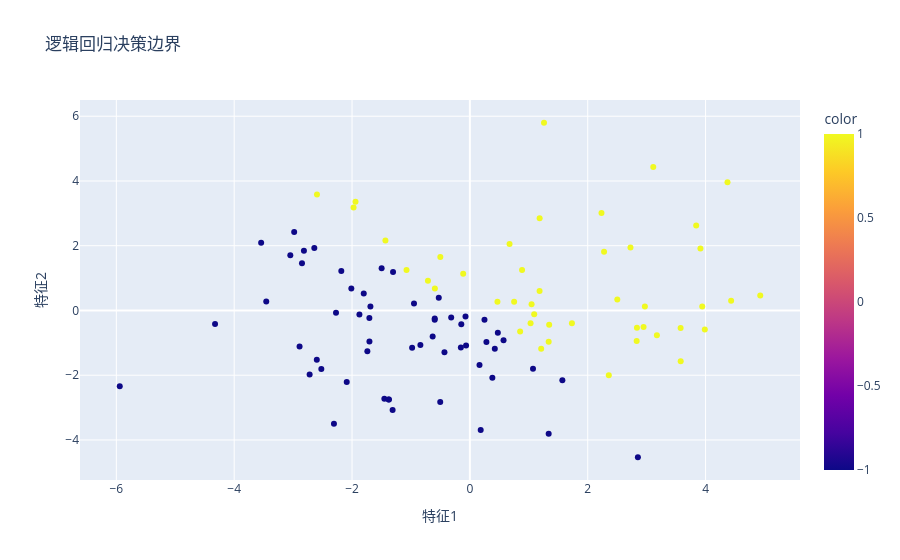

The notebook cell this image was saved under:
### Code cell
# 创建网格点
x_min, x_max = X[:, 0].min() - 1, X[:, 0].max() + 1 
y_min, y_max = X[:, 1].min() - 1, X[:, 1].max() + 1
xx, yy = np.meshgrid(np.linspace(x_min, x_max, 50),
                     np.linspace(y_min, y_max, 50))

# 预测
Z = predict_logistic(np.c_[xx.ravel(), yy.ravel()], weights, bias)
Z = Z.reshape(xx.shape)

# 绘图
px.scatter(x=X[:, 0], y=X[:, 1], color=y, 
          title='逻辑回归决策边界',
          labels={'x':'特征1', 'y':'特征2'}).show()

### Figure 1 — Plotly figure (JSON) as saved in the notebook; plotly's stock layout.template omitted (floating-point values rounded to 4 significant figures)
{"data": [{"hovertemplate": "特征1=%{x}<br>特征2=%{y}<br>color=%{marker.color}<extra></extra>", "legendgroup": "", "marker": {"color": [1, 1, -1, -1, -1, 1, 1, -1, -1, -1, -1, 1, 1, 1, -1, -1, -1, 1, -1, 1, 1, -1, -1, 1, -1, 1, 1, -1, -1, 1, -1, 1, 1, -1, 1, -1, -1, -1, 1, -1, 1, 1, -1, -1, -1, -1, -1, -1, 1, -1, 1, 1, -1, 1, -1, 1, 1, -1, -1, -1, -1, -1, -1, -1, 1, 1, -1, 1, 1, -1, 1, 1, -1, -1, -1, -1, -1, -1, -1, -1, 1, -1, -1, -1, 1, 1, 1, 1, -1, -1, 1, 1, 1, 1, -1, 1, -1, 1, -1, 1], "coloraxis": "coloraxis", "symbol": "circle"}, "mode": "markers", "name": "", "orientation": "v", "showlegend": false, "type": "scatter", "x": [3.174, -1.075, -4.325, -1.312, -5.942, 1.346, 3.578, 1.57, -0.06507, -1.452, -1.304, 3.112, 0.8857, 1.337, -1.688, -0.1533, -0.5278, 0.7509, -0.9486, 0.8525, 3.987, -0.4314, 0.1632, 1.21, -3.542, 1.732, 0.673, -1.706, -0.5034, 1.183, -2.64, 2.835, -0.1136, -0.6317, 2.277, -2.982, -2.307, -1.374, 2.948, -0.1458, 2.83, -2.595, -0.5971, -0.07438, 2.851, -2.09, -2.817, -1.74, 2.97, -1.705, 0.4677, 4.372, 0.3814, -1.974, -1.379, 2.725, 1.03, -1.875, -0.3172, -2.182, 0.423, -3.456, 0.2805, 0.4743, -1.433, -0.7118, -1.801, 4.928, 1.047, -1.498, 2.358, -0.5015, -2.521, -2.85, -0.8399, -2.012, -0.9803, 0.5712, 0.2477, -2.598, 1.184, 1.071, -0.5967, -3.047, -1.941, 3.944, 4.434, 2.234, -2.272, 0.1837, 2.502, -0.5942, 1.092, 3.841, -2.89, 3.576, 1.337, 3.912, -2.72, 1.258], "xaxis": "x", "y": [-0.7621, 1.247, -0.4212, -3.072, -2.338, -0.4409, -1.57, -2.157, -1.085, -2.728, 1.188, 4.434, 1.247, -0.9679, 0.1236, -1.146, 0.3947, 0.2655, 0.2163, -0.6478, -0.5849, -1.291, -1.685, -1.182, 2.094, -0.3927, 2.056, -0.2292, -2.824, 0.6033, 1.93, -0.5363, 1.137, -0.806, 1.81, 2.421, -3.502, -2.752, -0.508, -0.4244, -0.9416, 3.58, -0.289, -0.1902, -4.534, -2.211, 1.845, -1.262, 0.1222, -0.9612, 0.2672, 3.963, -2.077, 3.183, -2.747, 1.942, -0.3944, -0.1243, -0.2151, 1.216, -1.183, 0.2732, -0.9773, -0.689, 2.165, 0.9205, 0.5247, 0.4634, 0.1954, 1.307, -1.999, 1.648, -1.805, 1.458, -1.069, 0.6806, -1.153, -0.9168, -0.284, -1.525, 2.85, -1.8, -0.2497, 1.705, 3.358, 0.1261, 0.3008, 3.008, -0.06748, -3.69, 0.3416, 0.6798, -0.1183, 2.626, -1.114, -0.539, -3.809, 1.912, -1.98, 5.798], "yaxis": "y"}], "layout": {"coloraxis": {"colorbar": {"title": {"text": "color"}}, "colorscale": [[0, "#0d0887"], [0.1111, "#46039f"], [0.2222, "#7201a8"], [0.3333, "#9c179e"], [0.4444, "#bd3786"], [0.5556, "#d8576b"], [0.6667, "#ed7953"], [0.7778, "#fb9f3a"], [0.8889, "#fdca26"], [1, "#f0f921"]]}, "legend": {"tracegroupgap": 0}, "title": {"text": "逻辑回归决策边界"}, "xaxis": {"anchor": "y", "domain": [0, 1], "title": {"text": "特征1"}}, "yaxis": {"anchor": "x", "domain": [0, 1], "title": {"text": "特征2"}}}}
